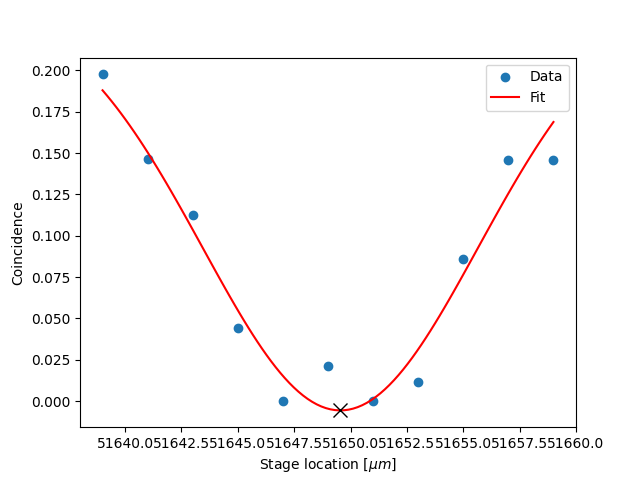

This figure's Python source:
import scipy
import numpy as np
import matplotlib.pyplot as plt
import os

def gaussian(x, amp, mean, stddev, const):
    return amp * np.exp(-((x - mean) ** 2) / (2 * stddev ** 2)) + const

def get_minimum_fit_from_hom(filename, rate_index, exclude_rate_list, plot=False):
    rates = np.loadtxt(filename, skiprows=6)
    steps = [x[1] / 256 + x[0] for x in rates[:, 0:2]]
    unique_steps = np.unique(steps)
    x_data = unique_steps
    y_data = []
    for s in unique_steps:
        indices = np.where(steps == s)
        y_curr = []
        for ind in indices[0]:
            exclude_sum = 0
            for exclude_rate in exclude_rate_list:
                exclude_sum += rates[ind, exclude_rate]
            if exclude_sum == 0:
                y_curr.append(rates[ind, rate_index])
        if len(y_curr) == 0:
            y_data.append(0)
            print("?")
        else:
            y_data.append(np.mean(y_curr))
    popt = [-2.5, 51650, 10, 2.5]
    popt, _ = scipy.optimize.curve_fit(gaussian, x_data, y_data, p0=popt)
    print("Optimal parameters (amp, mean, stddev, const):", popt)
    if plot:    
        plt.scatter(x_data, y_data, label='Data')
        x_data = np.linspace(min(x_data), max(x_data), 100)
        plt.plot(x_data, gaussian(x_data, *popt), color='red', label='Fit')
        plt.ylabel('Coincidence')
        plt.xlabel('Stage location [$\mu m$]')
        plt.plot(popt[1], gaussian(popt[1], *popt), 'xk', markersize=10)
        plt.legend()
        print(np.abs(popt[0])/ np.abs(popt[-1]))
        # plt.show()
    return popt[1]

dirname = os.path.join(os.getcwd(), 'cnot_quantum_results')
filename = 'Coincidence_Matrix_log_17-03-2025_08-53_CC4_CNOT12_C0T1_coarse_scan.txt'
# filename = 'Coincidence_Matrix_log_19-03-2025_11-07_CC4_CNOT37_C0T1_coarse_scan.txt'

min_loc = get_minimum_fit_from_hom(os.path.join(dirname, filename), rate_index=11, exclude_rate_list=[10, 13, 14, 15], plot=True)
plt.savefig('hom_scan_minimum_example.png')
plt.show()
print(min_loc)
# plt.xlim([51645, 51655])
